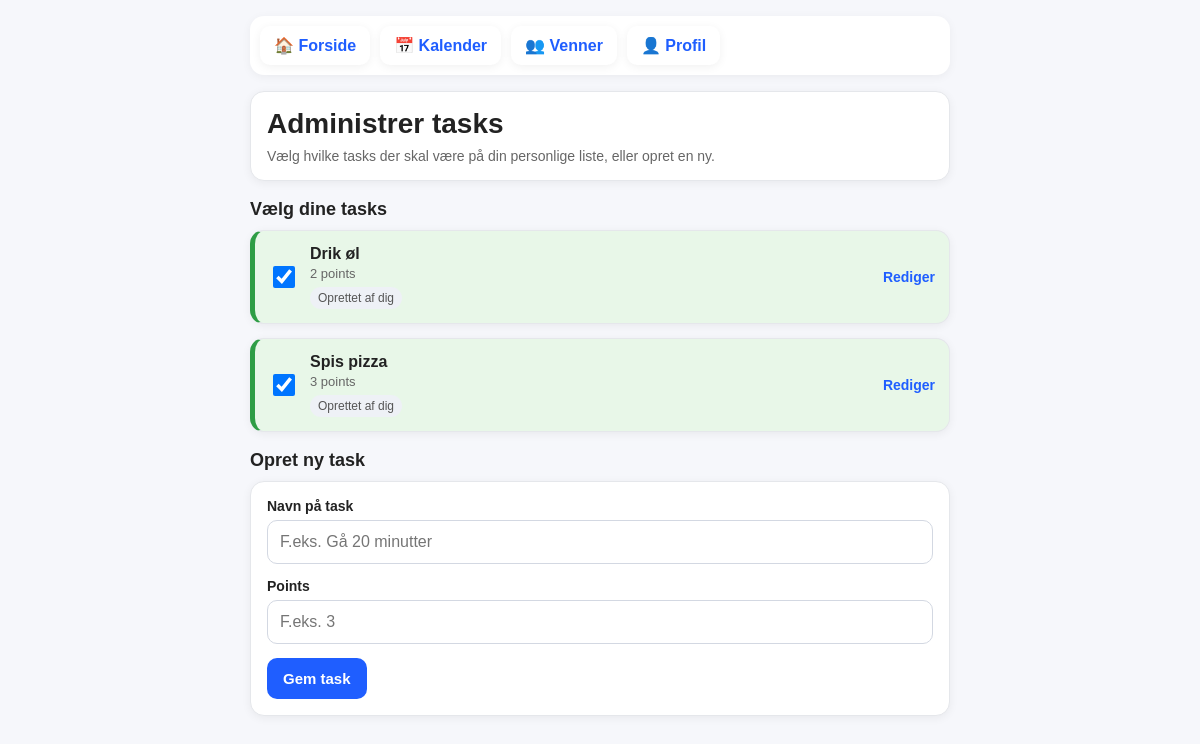
The app's page /manage_tasks (signed in) with its own data.
### tables this page shows
CREATE TABLE task_catalog (
    id INTEGER PRIMARY KEY,
    title TEXT NOT NULL,
    points INTEGER NOT NULL,
    created_by_user_id INTEGER NOT NULL,
    is_active BOOLEAN NOT NULL DEFAULT 1,
    FOREIGN KEY (created_by_user_id) REFERENCES users(id)
);

### app.py (the view)
@app.route("/manage_tasks")
def manage_tasks():
    user, redirect_response = require_login()
    if redirect_response:
        return redirect_response
    db = get_db()
    user_id = user["id"]
    all_tasks = db.execute("""
        SELECT
            tc.id,
            tc.title,
            tc.points,
            tc.created_by_user_id,
            CASE
                WHEN ut.user_id IS NOT NULL AND ut.is_active = 1 THEN 1
                ELSE 0
            END AS selected
        FROM task_catalog tc
        LEFT JOIN user_tasks ut
            ON tc.id = ut.task_id
           AND ut.user_id = ?
        WHERE tc.is_active = 1
        ORDER BY tc.title
    """, (user_id,)).fetchall()
    return render_template(
        "manage_tasks.html",
        all_tasks=all_tasks,
        current_user_id=user_id
    )

### app.py (called while the page is built)
def get_db():
    conn = sqlite3.connect("database.db")
    conn.row_factory = sqlite3.Row
    return conn

def get_current_user_id():
    return session.get("user_id")

def get_current_user():
    user_id = get_current_user_id()
    if not user_id:
        return None
    db = get_db()
    user = db.execute("""
        SELECT id, name, username, email, password_hash, is_admin, is_active
        FROM users
        WHERE id = ?
    """, (user_id,)).fetchone()
    return user

def require_login():
    user = get_current_user()
    if user is None:
        return None, redirect("/login")
    if user["is_active"] != 1:
        session.pop("user_id", None)
        return None, redirect("/login")
    return user, None

@app.context_processor
def inject_global_template_data():
    user = get_current_user()
    return {
        "current_user": user
    }

### templates/manage_tasks.html (shortened to what this page needs)
<!DOCTYPE html>
<html lang="da">
<head>
    <link rel="stylesheet" href="{{ url_for('static', filename='styles.css') }}">
</head>
<body>
    <div class="container">
        <div class="top-links">
            <a class="nav-link" href="/">🏠 Forside</a>
            <a class="nav-link" href="/calendar">📅 Kalender</a>
            <a class="nav-link" href="/friends">👥 Venner</a>
            <a class="nav-link" href="/profile">👤 Profil</a>
        </div>
        <div class="card">
            <h1>Administrer tasks</h1>
            <div class="subtitle">
                Vælg hvilke tasks der skal være på din personlige liste, eller opret en ny.
            </div>
        </div>
        <h2>Vælg dine tasks</h2>
        {% if all_tasks %}
            {% for task in all_tasks %}
                <div class="card task-card {% if task['selected'] == 1 %}task-selected{% endif %}">
                    <div class="task-main">
                        <a class="toggle-link" href="/toggle_user_task/{{ task['id'] }}">
                            <div class="task-left">
                                <input
                                    class="checkbox"
                                    type="checkbox"
                                    {% if task['selected'] == 1 %}checked{% endif %}
                                    onclick="window.location.href='/toggle_user_task/{{ task['id'] }}'; return false;"
                                >
                                <div class="task-title-wrap">
                                    <div class="task-title">{{ task["title"] }}</div>
                                    <div class="task-meta">{{ task["points"] }} points</div>
                                    {% if task["created_by_user_id"] == current_user_id %}
                                        <div class="owner-badge">Oprettet af dig</div>
                                    {% endif %}
                                </div>
                            </div>
                        </a>
                        {% if task["created_by_user_id"] == current_user_id %}
                            <a class="edit-link" href="/edit_task/{{ task['id'] }}">Rediger</a>
                        {% endif %}
                    </div>
                </div>
            {% endfor %}
        {% else %}
            <div class="card empty">Der er ingen tasks endnu.</div>
        {% endif %}
        <h2>Opret ny task</h2>
        <div class="card">
            <form method="POST" action="/create_task">
                <div class="form-group">
                    <label class="form-label" for="title">Navn på task</label>
                    <input id="title" name="title" type="text" placeholder="F.eks. Gå 20 minutter" required>
                </div>
                <div class="form-group">
                    <label class="form-label" for="points">Points</label>
                    <input id="points" name="points" type="number" placeholder="F.eks. 3" required min="1" max="10">
                </div>
                <button class="btn" type="submit">Gem task</button>
            </form>
        </div>
    </div>
</body>
</html>

### static/styles.css (style rules this page uses)
:root { --primary: #f97316; --primary-soft: #fff7ed; --secondary: #1f5eff; --secondary-soft: #e0e7ff; --success: #16a34a; --success-soft: #dcfce7; --error: #dc2626; --error-soft: #fee2e2; --bg-main: #f6f7fb; --bg-card: #ffffff; --border: #e5e7eb; --text-main: #222; --text-muted: #555; }
body { font-family: Arial, sans-serif; padding: 16px; margin: 0; background: var(--bg-main); color: var(--text-main); }
.container { max-width: 700px; margin: 0 auto; }
.card { background: var(--bg-card); border-radius: 14px; padding: 16px; box-shadow: 0 2px 10px rgba(0,0,0,0.06); margin-bottom: 14px; border: 1px solid var(--border); }
.top-links { display: flex; gap: 10px; flex-wrap: wrap; margin-bottom: 16px; background: white; padding: 10px; border-radius: 14px; box-shadow: 0 2px 10px rgba(0,0,0,0.05); }
.nav-link { text-decoration: none; background: var(--secondary-soft); color: var(--secondary); padding: 10px 14px; border-radius: 10px; font-weight: 600; transition: 0.2s; }
.btn { display: inline-block; padding: 12px 16px; border-radius: 10px; border: none; background: var(--primary); color: white; font-weight: 700; cursor: pointer; }

### templates/manage_tasks.html (style rules this page uses)
body { font-family: Arial, sans-serif; padding: 16px; margin: 0; background: #f6f7fb; color: #222; }
.container { max-width: 700px; margin: 0 auto; }
.top-links { display: flex; gap: 10px; flex-wrap: wrap; margin-bottom: 16px; }
.nav-link { display: inline-block; text-decoration: none; background: white; color: #1f5eff; padding: 10px 14px; border-radius: 10px; box-shadow: 0 2px 10px rgba(0,0,0,0.06); font-weight: 600; }
.card { background: white; border-radius: 14px; padding: 16px; box-shadow: 0 2px 10px rgba(0,0,0,0.06); margin-bottom: 14px; }
h1 { font-size: 28px; margin: 0 0 8px 0; }
h2 { font-size: 18px; margin: 18px 0 10px 0; }
.subtitle { color: #666; font-size: 14px; margin-bottom: 0; }
.task-card { padding: 0; overflow: hidden; }
.task-main { display: flex; align-items: center; justify-content: space-between; gap: 10px; padding: 14px; }
.task-left { display: flex; align-items: center; gap: 12px; flex: 1; min-width: 0; cursor: pointer; }
.task-title-wrap { min-width: 0; }
.task-title { font-size: 16px; font-weight: 600; word-break: break-word; }
.task-meta { font-size: 13px; color: #666; margin-top: 3px; }
.task-selected { background: #e8f7e8; border-left: 5px solid #2e9d45; }
.checkbox { width: 22px; height: 22px; flex-shrink: 0; }
.edit-link { text-decoration: none; font-size: 14px; color: #1f5eff; font-weight: 600; white-space: nowrap; padding-left: 8px; }
.owner-badge { display: inline-block; font-size: 12px; color: #555; background: #eef1f6; border-radius: 999px; padding: 4px 8px; margin-top: 6px; }
.form-group { margin-bottom: 14px; }
label.form-label { display: block; font-size: 14px; font-weight: 600; margin-bottom: 6px; }
input[type="text"], input[type="number"] { width: 100%; padding: 12px; border: 1px solid #d3d8e2; border-radius: 10px; box-sizing: border-box; font-size: 16px; background: #fff; }
.btn { display: inline-block; padding: 12px 16px; border: none; border-radius: 10px; background: #1f5eff; color: white; font-size: 15px; font-weight: 600; cursor: pointer; }
a.toggle-link { text-decoration: none; color: inherit; display: block; flex: 1; min-width: 0; }

### records on screen
task_catalog: title "Drik øl", points "2", shows "Oprettet af dig"
task_catalog: title "Spis pizza", points "3", shows "Oprettet af dig"
